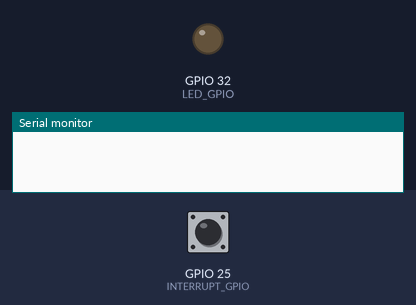
This program was run on a simulated ESP32. On the bench: output pins drawn as LEDs (lit = HIGH), the last lines printed to the serial monitor. The test bench sets the inputs (shaded band); at power-on: GPIO 25 (INTERRUPT_GPIO) HIGH.

Above: at 1.2 s.
1.3 s: GPIO 25 (INTERRUPT_GPIO) pulled LOW for 0.15 s
At 2.3 s:
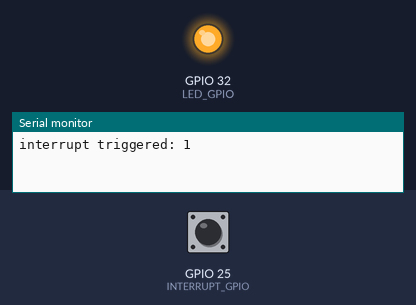
2.9 s: GPIO 25 (INTERRUPT_GPIO) pulled LOW for 1 s
At 3.5 s:
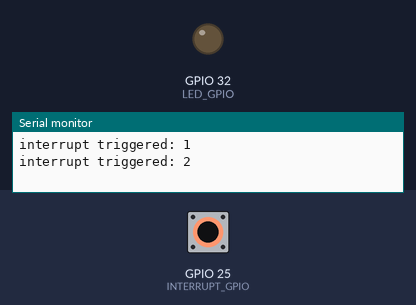
5.4 s: GPIO 25 (INTERRUPT_GPIO) pulled LOW for 3.2 s
At 6.7 s:
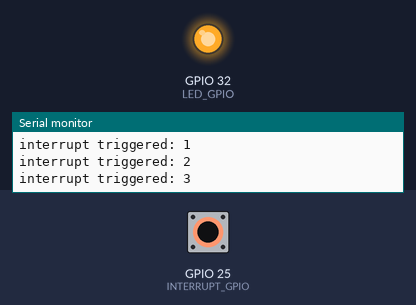
Timing chart, 0 to 8.4 s (numbered marks = the images above; inputs shaded):
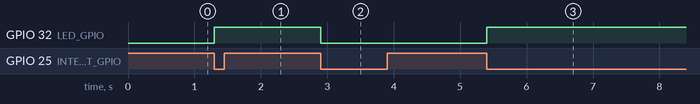

The program:

main.cpp
```cpp
#include "esp32-hal-gpio.h"
#include "esp32-hal.h"
#include "esp_attr.h"
#include "freertos/portmacro.h"
#include <Arduino.h>
#include <cstdint>
#include <esp_log.h>

/**
 * Why use mutex lock here?
 *
 * Consider that the int interruptCount might be 32-bits.  It's
 * possible that onInterrupt() writes 16 of the bits,
 */
constexpr uint8_t LED_GPIO = 32;
constexpr uint8_t INTERRUPT_GPIO = 25;
constexpr uint32_t DEBOUNCE_MICROS = 1000000; // 1s

/** Interrupt Service Routine setup */
portMUX_TYPE mux = portMUX_INITIALIZER_UNLOCKED;

bool ledEnabled = false;

// "volatile" is required to modify the value within the ISR function.
volatile int interruptCount = 0;
uint8_t toggleCount = 0;
volatile unsigned long lastMicros = 0;

// ISR Handler
void IRAM_ATTR onInterrupt() {

  uint32_t now = micros(); // call once outside critical

  // Acquire mutex lock
  // Temporarily disable interrupts on the current cpu core
  portENTER_CRITICAL_ISR(&mux);

  // If it's been a second
  if (now - lastMicros >= DEBOUNCE_MICROS) {
    interruptCount++;
    lastMicros = now;
  }

  portEXIT_CRITICAL_ISR(&mux);
}

void setup() {
  Serial.begin(115200);

  /** LED setup */
  // ledcSetup(0,12000,8);
  // ledcAttachPin(LED_GPIO,0);
  pinMode(LED_GPIO, OUTPUT);

  /** Button with interrupt setup */

  // Using internal pullup insteadof hardwired resistor.
  pinMode(INTERRUPT_GPIO, INPUT_PULLUP);

  // Attach an interrupt to the gpio pin.
  // Trigger the interrupt on the falling edge of the press
  attachInterrupt(digitalPinToInterrupt(INTERRUPT_GPIO), onInterrupt, FALLING);
}

void loop() {
  // IO Control
  bool shouldToggle = false;

  // Write data then release lock
  portENTER_CRITICAL(&mux);
  if (interruptCount > 0) {
    interruptCount--;
    shouldToggle = true;
  }
  portEXIT_CRITICAL(&mux);

  // Use the bool test here so that io ops
  // are not performed within critical code
  if (shouldToggle) {
    toggleCount++;
    ledEnabled = !ledEnabled;
    digitalWrite(LED_GPIO, ledEnabled);
    Serial.printf("\ninterrupt triggered: %d", toggleCount);
  }
}
```

Measured:
- after the input at 1.3 s, GPIO 32 (LED_GPIO): LOW → HIGH at once
- after the input at 2.9 s, GPIO 32 (LED_GPIO): HIGH → LOW at once
- after the input at 5.4 s, GPIO 32 (LED_GPIO): LOW → HIGH at once
